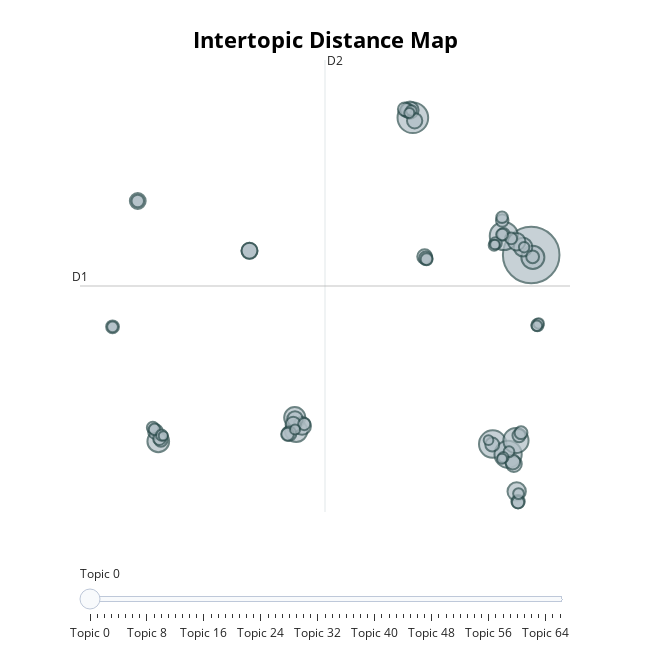

The notebook cell this image was saved under:
### Markdown cell above
### e) Get Topics with the built-in representation model

### Code cell
topic_model.visualize_topics()
